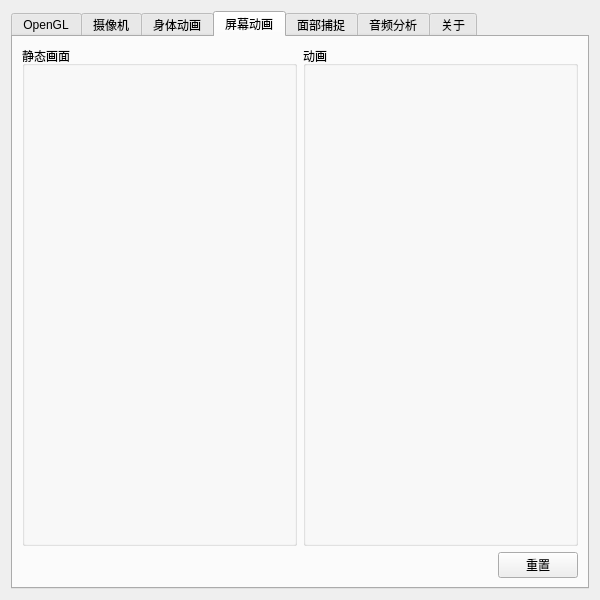
<?xml version="1.0" encoding="UTF-8"?>
<ui version="4.0">
 <class>ConfigWidget</class>
 <widget class="QWidget" name="ConfigWidget">
  <property name="geometry">
   <rect>
    <x>0</x>
    <y>0</y>
    <width>600</width>
    <height>600</height>
   </rect>
  </property>
  <property name="minimumSize">
   <size>
    <width>600</width>
    <height>600</height>
   </size>
  </property>
  <property name="baseSize">
   <size>
    <width>600</width>
    <height>600</height>
   </size>
  </property>
  <property name="windowTitle">
   <string>控制台</string>
  </property>
  <layout class="QGridLayout" name="gridLayout_3">
   <item row="0" column="0">
    <widget class="QTabWidget" name="configTab">
     <property name="currentIndex">
      <number>3</number>
     </property>
     <widget class="QWidget" name="openglTab">
      <attribute name="title">
       <string>OpenGL</string>
      </attribute>
      <layout class="QVBoxLayout" name="verticalLayout_2">
       <item>
        <widget class="QGroupBox" name="openglInfoBox">
         <property name="title">
          <string>OpenGL信息</string>
         </property>
         <layout class="QGridLayout" name="gridLayout">
          <item row="0" column="0">
           <widget class="QLabel" name="glVendorLabel">
            <property name="text">
             <string>GL_VENDOR</string>
            </property>
           </widget>
          </item>
          <item row="0" column="1">
           <widget class="QLineEdit" name="glVendorText">
            <property name="text">
             <string>GL_VENDOR_TEXT</string>
            </property>
            <property name="readOnly">
             <bool>true</bool>
            </property>
           </widget>
          </item>
          <item row="1" column="0">
           <widget class="QLabel" name="glVersionLabel">
            <property name="text">
             <string>GL_VERSION</string>
            </property>
           </widget>
          </item>
          <item row="1" column="1">
           <widget class="QLineEdit" name="glVersionText">
            <property name="text">
             <string>GL_VERSION_TEXT</string>
            </property>
            <property name="readOnly">
             <bool>true</bool>
            </property>
           </widget>
          </item>
          <item row="2" column="0">
           <widget class="QLabel" name="glRendererLabel">
            <property name="text">
             <string>GL_RENDERER</string>
            </property>
           </widget>
          </item>
          <item row="2" column="1">
           <widget class="QLineEdit" name="glRendererText">
            <property name="text">
             <string>GL_RENDERER_TEXT</string>
            </property>
            <property name="dragEnabled">
             <bool>false</bool>
            </property>
            <property name="readOnly">
             <bool>true</bool>
            </property>
           </widget>
          </item>
          <item row="3" column="0">
           <widget class="QLabel" name="glExtensionsLabel">
            <property name="text">
             <string>GL_EXTENSIONS</string>
            </property>
           </widget>
          </item>
          <item row="3" column="1">
           <widget class="QPlainTextEdit" name="glExtensionsText">
            <property name="documentTitle">
             <string notr="true"/>
            </property>
            <property name="readOnly">
             <bool>true</bool>
            </property>
            <property name="plainText">
             <string>GL_EXTENSIONS_TEXT GL_EXTENSIONS_TEXT GL_EXTENSIONS_TEXT GL_EXTENSIONS_TEXT GL_EXTENSIONS_TEXT GL_EXTENSIONS_TEXT GL_EXTENSIONS_TEXT GL_EXTENSIONS_TEXT GL_EXTENSIONS_TEXT
</string>
            </property>
            <property name="placeholderText">
             <string notr="true"/>
            </property>
           </widget>
          </item>
         </layout>
        </widget>
       </item>
       <item>
        <widget class="QGroupBox" name="renderSettingsBox">
         <property name="title">
          <string>渲染设置（重启程序生效）</string>
         </property>
         <layout class="QVBoxLayout" name="verticalLayout_10">
          <item>
           <layout class="QHBoxLayout" name="horizontalLayout_3">
            <item>
             <widget class="QLabel" name="labelImageTexFilt">
              <property name="text">
               <string>图片纹理过滤</string>
              </property>
             </widget>
            </item>
            <item>
             <widget class="QRadioButton" name="radioImgTexFiltNearest">
              <property name="text">
               <string>近似</string>
              </property>
              <attribute name="buttonGroup">
               <string notr="true">imgTexFiltButtonGroup</string>
              </attribute>
             </widget>
            </item>
            <item>
             <widget class="QRadioButton" name="radioImgTexFiltLinear">
              <property name="text">
               <string>线性</string>
              </property>
              <attribute name="buttonGroup">
               <string notr="true">imgTexFiltButtonGroup</string>
              </attribute>
             </widget>
            </item>
            <item>
             <widget class="QRadioButton" name="radioImgTexFiltMipmapNearest">
              <property name="text">
               <string>近似MipMap</string>
              </property>
              <attribute name="buttonGroup">
               <string notr="true">imgTexFiltButtonGroup</string>
              </attribute>
             </widget>
            </item>
            <item>
             <widget class="QRadioButton" name="radioImgTexFiltMipmapLinear">
              <property name="text">
               <string>线性MipMap</string>
              </property>
              <property name="checked">
               <bool>true</bool>
              </property>
              <attribute name="buttonGroup">
               <string notr="true">imgTexFiltButtonGroup</string>
              </attribute>
             </widget>
            </item>
            <item>
             <spacer name="horizontalSpacer_2">
              <property name="orientation">
               <enum>Qt::Horizontal</enum>
              </property>
              <property name="sizeHint" stdset="0">
               <size>
                <width>40</width>
                <height>20</height>
               </size>
              </property>
             </spacer>
            </item>
           </layout>
          </item>
          <item>
           <layout class="QHBoxLayout" name="horizontalLayout_4">
            <item>
             <widget class="QLabel" name="labelScreenTexFilt">
              <property name="text">
               <string>屏幕纹理过滤</string>
              </property>
             </widget>
            </item>
            <item>
             <widget class="QRadioButton" name="radioScrTexFiltNearest">
              <property name="text">
               <string>近似</string>
              </property>
              <attribute name="buttonGroup">
               <string notr="true">scrTexFiltButtonGroup</string>
              </attribute>
             </widget>
            </item>
            <item>
             <widget class="QRadioButton" name="radioScrTexFiltLinear">
              <property name="text">
               <string>线性</string>
              </property>
              <property name="checked">
               <bool>true</bool>
              </property>
              <attribute name="buttonGroup">
               <string notr="true">scrTexFiltButtonGroup</string>
              </attribute>
             </widget>
            </item>
            <item>
             <spacer name="horizontalSpacer_3">
              <property name="orientation">
               <enum>Qt::Horizontal</enum>
              </property>
              <property name="sizeHint" stdset="0">
               <size>
                <width>40</width>
                <height>20</height>
               </size>
              </property>
             </spacer>
            </item>
           </layout>
          </item>
          <item>
           <layout class="QHBoxLayout" name="horizontalLayout_5">
            <item>
             <widget class="QLabel" name="screenRenderMode">
              <property name="text">
               <string>屏幕渲染模式</string>
              </property>
             </widget>
            </item>
            <item>
             <widget class="QRadioButton" name="radioRenderPreGaussian">
              <property name="text">
               <string>预渲染纹理</string>
              </property>
              <property name="checked">
               <bool>true</bool>
              </property>
              <attribute name="buttonGroup">
               <string notr="true">scrRenderModeButtonGroup</string>
              </attribute>
             </widget>
            </item>
            <item>
             <widget class="QRadioButton" name="radioRenderRealtime">
              <property name="enabled">
               <bool>false</bool>
              </property>
              <property name="text">
               <string>实时RTT</string>
              </property>
              <property name="checkable">
               <bool>true</bool>
              </property>
              <property name="autoExclusive">
               <bool>true</bool>
              </property>
              <attribute name="buttonGroup">
               <string notr="true">scrRenderModeButtonGroup</string>
              </attribute>
             </widget>
            </item>
            <item>
             <spacer name="horizontalSpacer_4">
              <property name="orientation">
               <enum>Qt::Horizontal</enum>
              </property>
              <property name="sizeHint" stdset="0">
               <size>
                <width>40</width>
                <height>20</height>
               </size>
              </property>
             </spacer>
            </item>
           </layout>
          </item>
         </layout>
        </widget>
       </item>
       <item>
        <widget class="QGroupBox" name="groupBox">
         <property name="title">
          <string>渲染设置（即刻生效）</string>
         </property>
         <layout class="QVBoxLayout" name="verticalLayout">
          <item>
           <layout class="QHBoxLayout" name="horizontalLayout_23">
            <item>
             <widget class="QLabel" name="labelTargetFPS">
              <property name="text">
               <string>目标帧率</string>
              </property>
             </widget>
            </item>
            <item>
             <widget class="QSpinBox" name="targetFPS">
              <property name="maximum">
               <number>120</number>
              </property>
              <property name="value">
               <number>90</number>
              </property>
             </widget>
            </item>
            <item>
             <spacer name="horizontalSpacer_5">
              <property name="orientation">
               <enum>Qt::Horizontal</enum>
              </property>
              <property name="sizeHint" stdset="0">
               <size>
                <width>40</width>
                <height>20</height>
               </size>
              </property>
             </spacer>
            </item>
           </layout>
          </item>
          <item>
           <layout class="QHBoxLayout" name="horizontalLayout_2">
            <item>
             <widget class="QLabel" name="labelCullFace">
              <property name="text">
               <string>表面剔除</string>
              </property>
             </widget>
            </item>
            <item>
             <widget class="QRadioButton" name="radioCullCCW">
              <property name="toolTip">
               <string>设定逆时针绘制方向（GL_CCW）为正面</string>
              </property>
              <property name="text">
               <string>逆时针</string>
              </property>
              <property name="checked">
               <bool>true</bool>
              </property>
              <attribute name="buttonGroup">
               <string notr="true">culLFaceButtonGroup</string>
              </attribute>
             </widget>
            </item>
            <item>
             <widget class="QRadioButton" name="radioCullCW">
              <property name="toolTip">
               <string>设定顺时针绘制方向（GL_CW）为正面</string>
              </property>
              <property name="text">
               <string>顺时针</string>
              </property>
              <property name="checked">
               <bool>false</bool>
              </property>
              <attribute name="buttonGroup">
               <string notr="true">culLFaceButtonGroup</string>
              </attribute>
             </widget>
            </item>
            <item>
             <widget class="QRadioButton" name="radioNoCull">
              <property name="toolTip">
               <string>不使用表面剔除</string>
              </property>
              <property name="text">
               <string>无</string>
              </property>
              <attribute name="buttonGroup">
               <string notr="true">culLFaceButtonGroup</string>
              </attribute>
             </widget>
            </item>
            <item>
             <spacer name="horizontalSpacer">
              <property name="orientation">
               <enum>Qt::Horizontal</enum>
              </property>
              <property name="sizeHint" stdset="0">
               <size>
                <width>40</width>
                <height>20</height>
               </size>
              </property>
             </spacer>
            </item>
           </layout>
          </item>
          <item>
           <layout class="QHBoxLayout" name="horizontalLayout_24">
            <item>
             <spacer name="horizontalSpacer_9">
              <property name="orientation">
               <enum>Qt::Horizontal</enum>
              </property>
              <property name="sizeHint" stdset="0">
               <size>
                <width>40</width>
                <height>20</height>
               </size>
              </property>
             </spacer>
            </item>
            <item>
             <widget class="QPushButton" name="resetRenderSettingsButton">
              <property name="text">
               <string>重置</string>
              </property>
             </widget>
            </item>
            <item>
             <widget class="QPushButton" name="confirmRenderSettingsButton">
              <property name="text">
               <string>确认</string>
              </property>
             </widget>
            </item>
           </layout>
          </item>
         </layout>
        </widget>
       </item>
      </layout>
     </widget>
     <widget class="QWidget" name="cameraTab">
      <attribute name="title">
       <string>摄像机</string>
      </attribute>
      <layout class="QGridLayout" name="gridLayout_2">
       <item row="0" column="0">
        <widget class="QGroupBox" name="cameraMoveBox">
         <property name="title">
          <string>平移相机</string>
         </property>
         <layout class="QVBoxLayout" name="verticalLayout_4">
          <item>
           <layout class="QHBoxLayout" name="horizontalLayout_6">
            <item>
             <widget class="QLabel" name="labelX1">
              <property name="text">
               <string>X</string>
              </property>
             </widget>
            </item>
            <item>
             <widget class="QSlider" name="cameraXSlider">
              <property name="minimum">
               <number>-20</number>
              </property>
              <property name="maximum">
               <number>20</number>
              </property>
              <property name="orientation">
               <enum>Qt::Horizontal</enum>
              </property>
             </widget>
            </item>
           </layout>
          </item>
          <item>
           <layout class="QHBoxLayout" name="horizontalLayout_7">
            <item>
             <widget class="QLabel" name="labelY1">
              <property name="text">
               <string>Y</string>
              </property>
             </widget>
            </item>
            <item>
             <widget class="QSlider" name="cameraYSlider">
              <property name="minimum">
               <number>-20</number>
              </property>
              <property name="maximum">
               <number>20</number>
              </property>
              <property name="orientation">
               <enum>Qt::Horizontal</enum>
              </property>
             </widget>
            </item>
           </layout>
          </item>
          <item>
           <layout class="QHBoxLayout" name="horizontalLayout_8">
            <item>
             <widget class="QLabel" name="labelZ1">
              <property name="text">
               <string>Z</string>
              </property>
             </widget>
            </item>
            <item>
             <widget class="QSlider" name="cameraZSlider">
              <property name="minimum">
               <number>-20</number>
              </property>
              <property name="maximum">
               <number>20</number>
              </property>
              <property name="orientation">
               <enum>Qt::Horizontal</enum>
              </property>
             </widget>
            </item>
           </layout>
          </item>
         </layout>
        </widget>
       </item>
       <item row="0" column="1">
        <widget class="QGroupBox" name="entityMoveBox">
         <property name="title">
          <string>平移物体</string>
         </property>
         <layout class="QVBoxLayout" name="verticalLayout_3">
          <item>
           <layout class="QHBoxLayout" name="horizontalLayout_9">
            <item>
             <widget class="QLabel" name="labelX2">
              <property name="text">
               <string>X</string>
              </property>
             </widget>
            </item>
            <item>
             <widget class="QSlider" name="entityXSlider">
              <property name="minimum">
               <number>-20</number>
              </property>
              <property name="maximum">
               <number>20</number>
              </property>
              <property name="orientation">
               <enum>Qt::Horizontal</enum>
              </property>
             </widget>
            </item>
           </layout>
          </item>
          <item>
           <layout class="QHBoxLayout" name="horizontalLayout_10">
            <item>
             <widget class="QLabel" name="labelY2">
              <property name="text">
               <string>Y</string>
              </property>
             </widget>
            </item>
            <item>
             <widget class="QSlider" name="entityYSlider">
              <property name="minimum">
               <number>-20</number>
              </property>
              <property name="maximum">
               <number>20</number>
              </property>
              <property name="orientation">
               <enum>Qt::Horizontal</enum>
              </property>
             </widget>
            </item>
           </layout>
          </item>
          <item>
           <layout class="QHBoxLayout" name="horizontalLayout_11">
            <item>
             <widget class="QLabel" name="labelZ2">
              <property name="text">
               <string>Z</string>
              </property>
             </widget>
            </item>
            <item>
             <widget class="QSlider" name="entityZSlider">
              <property name="minimum">
               <number>-20</number>
              </property>
              <property name="maximum">
               <number>20</number>
              </property>
              <property name="orientation">
               <enum>Qt::Horizontal</enum>
              </property>
             </widget>
            </item>
           </layout>
          </item>
         </layout>
        </widget>
       </item>
       <item row="1" column="0">
        <widget class="QGroupBox" name="cameraRotateBox">
         <property name="title">
          <string>旋转相机</string>
         </property>
         <layout class="QVBoxLayout" name="verticalLayout_5">
          <item>
           <layout class="QHBoxLayout" name="horizontalLayout_12">
            <item>
             <widget class="QLabel" name="labelX1_2">
              <property name="text">
               <string>X</string>
              </property>
             </widget>
            </item>
            <item>
             <widget class="QSlider" name="cameraXAngleSlider">
              <property name="minimum">
               <number>-36</number>
              </property>
              <property name="maximum">
               <number>36</number>
              </property>
              <property name="orientation">
               <enum>Qt::Horizontal</enum>
              </property>
             </widget>
            </item>
           </layout>
          </item>
          <item>
           <layout class="QHBoxLayout" name="horizontalLayout_13">
            <item>
             <widget class="QLabel" name="labelY1_2">
              <property name="text">
               <string>Y</string>
              </property>
             </widget>
            </item>
            <item>
             <widget class="QSlider" name="cameraYAngleSlider">
              <property name="minimum">
               <number>-36</number>
              </property>
              <property name="maximum">
               <number>36</number>
              </property>
              <property name="orientation">
               <enum>Qt::Horizontal</enum>
              </property>
             </widget>
            </item>
           </layout>
          </item>
          <item>
           <layout class="QHBoxLayout" name="horizontalLayout_14">
            <item>
             <widget class="QLabel" name="labelZ1_2">
              <property name="text">
               <string>Z</string>
              </property>
             </widget>
            </item>
            <item>
             <widget class="QSlider" name="cameraZAngleSlider">
              <property name="minimum">
               <number>-36</number>
              </property>
              <property name="maximum">
               <number>36</number>
              </property>
              <property name="orientation">
               <enum>Qt::Horizontal</enum>
              </property>
             </widget>
            </item>
           </layout>
          </item>
         </layout>
        </widget>
       </item>
       <item row="1" column="1">
        <widget class="QGroupBox" name="entityRotateBox">
         <property name="title">
          <string>旋转物体</string>
         </property>
         <layout class="QVBoxLayout" name="verticalLayout_6">
          <item>
           <layout class="QHBoxLayout" name="horizontalLayout_15">
            <item>
             <widget class="QLabel" name="labelX2_2">
              <property name="text">
               <string>X</string>
              </property>
             </widget>
            </item>
            <item>
             <widget class="QSlider" name="entityXAngleSlider">
              <property name="minimum">
               <number>-36</number>
              </property>
              <property name="maximum">
               <number>36</number>
              </property>
              <property name="orientation">
               <enum>Qt::Horizontal</enum>
              </property>
             </widget>
            </item>
           </layout>
          </item>
          <item>
           <layout class="QHBoxLayout" name="horizontalLayout_16">
            <item>
             <widget class="QLabel" name="labelY2_2">
              <property name="text">
               <string>Y</string>
              </property>
             </widget>
            </item>
            <item>
             <widget class="QSlider" name="entityYAngleSlider">
              <property name="minimum">
               <number>-36</number>
              </property>
              <property name="maximum">
               <number>36</number>
              </property>
              <property name="orientation">
               <enum>Qt::Horizontal</enum>
              </property>
             </widget>
            </item>
           </layout>
          </item>
          <item>
           <layout class="QHBoxLayout" name="horizontalLayout_17">
            <item>
             <widget class="QLabel" name="labelZ2_2">
              <property name="text">
               <string>Z</string>
              </property>
             </widget>
            </item>
            <item>
             <widget class="QSlider" name="entityZAngleSlider">
              <property name="minimum">
               <number>-36</number>
              </property>
              <property name="maximum">
               <number>36</number>
              </property>
              <property name="orientation">
               <enum>Qt::Horizontal</enum>
              </property>
             </widget>
            </item>
           </layout>
          </item>
         </layout>
        </widget>
       </item>
       <item row="2" column="0">
        <spacer name="verticalSpacer_2">
         <property name="orientation">
          <enum>Qt::Vertical</enum>
         </property>
         <property name="sizeHint" stdset="0">
          <size>
           <width>20</width>
           <height>40</height>
          </size>
         </property>
        </spacer>
       </item>
       <item row="2" column="1">
        <spacer name="verticalSpacer">
         <property name="orientation">
          <enum>Qt::Vertical</enum>
         </property>
         <property name="sizeHint" stdset="0">
          <size>
           <width>20</width>
           <height>40</height>
          </size>
         </property>
        </spacer>
       </item>
       <item row="3" column="1">
        <layout class="QHBoxLayout" name="horizontalLayout_19">
         <item>
          <spacer name="horizontalSpacer_6">
           <property name="orientation">
            <enum>Qt::Horizontal</enum>
           </property>
           <property name="sizeHint" stdset="0">
            <size>
             <width>40</width>
             <height>20</height>
            </size>
           </property>
          </spacer>
         </item>
         <item>
          <widget class="QPushButton" name="resetTransButton">
           <property name="text">
            <string>重置为默认状态</string>
           </property>
          </widget>
         </item>
        </layout>
       </item>
      </layout>
     </widget>
     <widget class="QWidget" name="robotBoneTab">
      <attribute name="title">
       <string>身体动画</string>
      </attribute>
      <layout class="QVBoxLayout" name="verticalLayout_14">
       <item>
        <widget class="QGroupBox" name="groupBox_2">
         <property name="title">
          <string>彩色计时器</string>
         </property>
         <layout class="QVBoxLayout" name="verticalLayout_11">
          <item>
           <layout class="QHBoxLayout" name="horizontalLayout_26">
            <item>
             <widget class="QRadioButton" name="radioBlue">
              <property name="text">
               <string>常亮</string>
              </property>
              <property name="checked">
               <bool>true</bool>
              </property>
             </widget>
            </item>
            <item>
             <widget class="QRadioButton" name="radioBlink">
              <property name="text">
               <string>闪烁</string>
              </property>
             </widget>
            </item>
            <item>
             <widget class="QRadioButton" name="radioGray">
              <property name="text">
               <string>熄灭</string>
              </property>
             </widget>
            </item>
           </layout>
          </item>
          <item>
           <layout class="QHBoxLayout" name="horizontalLayout_27">
            <item>
             <widget class="QLabel" name="labelBlinkTime">
              <property name="text">
               <string>闪烁时长</string>
              </property>
             </widget>
            </item>
            <item>
             <widget class="QSlider" name="blinkTimeSlider">
              <property name="enabled">
               <bool>false</bool>
              </property>
              <property name="minimum">
               <number>15</number>
              </property>
              <property name="maximum">
               <number>40</number>
              </property>
              <property name="value">
               <number>30</number>
              </property>
              <property name="orientation">
               <enum>Qt::Horizontal</enum>
              </property>
             </widget>
            </item>
           </layout>
          </item>
         </layout>
        </widget>
       </item>
       <item>
        <layout class="QHBoxLayout" name="horizontalLayout_25">
         <item>
          <widget class="QGroupBox" name="leftArmGroupBox">
           <property name="title">
            <string>左臂</string>
           </property>
           <layout class="QVBoxLayout" name="leftArmLayout"/>
          </widget>
         </item>
         <item>
          <widget class="QGroupBox" name="rightArmGroupBox">
           <property name="title">
            <string>右臂</string>
           </property>
           <layout class="QVBoxLayout" name="rightArmLayout"/>
          </widget>
         </item>
        </layout>
       </item>
       <item>
        <widget class="QGroupBox" name="presetBodyAnimGroupBox">
         <property name="title">
          <string>预设动画</string>
         </property>
        </widget>
       </item>
       <item>
        <layout class="QHBoxLayout" name="horizontalLayout_28">
         <item>
          <spacer name="horizontalSpacer_10">
           <property name="orientation">
            <enum>Qt::Horizontal</enum>
           </property>
           <property name="sizeHint" stdset="0">
            <size>
             <width>40</width>
             <height>20</height>
            </size>
           </property>
          </spacer>
         </item>
         <item>
          <widget class="QPushButton" name="resetBoneButton">
           <property name="text">
            <string>重置</string>
           </property>
          </widget>
         </item>
        </layout>
       </item>
      </layout>
     </widget>
     <widget class="QWidget" name="faceAnimationTab">
      <attribute name="title">
       <string>屏幕动画</string>
      </attribute>
      <layout class="QVBoxLayout" name="verticalLayout_7">
       <item>
        <layout class="QHBoxLayout" name="horizontalLayout">
         <item>
          <widget class="QGroupBox" name="staticGraphBox">
           <property name="title">
            <string>静态画面</string>
           </property>
          </widget>
         </item>
         <item>
          <widget class="QGroupBox" name="dynamicAnimationBox">
           <property name="sizePolicy">
            <sizepolicy hsizetype="Preferred" vsizetype="Expanding">
             <horstretch>0</horstretch>
             <verstretch>0</verstretch>
            </sizepolicy>
           </property>
           <property name="title">
            <string>动画</string>
           </property>
          </widget>
         </item>
        </layout>
       </item>
       <item>
        <layout class="QHBoxLayout" name="horizontalLayout_20">
         <item>
          <spacer name="horizontalSpacer_7">
           <property name="orientation">
            <enum>Qt::Horizontal</enum>
           </property>
           <property name="sizeHint" stdset="0">
            <size>
             <width>40</width>
             <height>20</height>
            </size>
           </property>
          </spacer>
         </item>
         <item>
          <widget class="QPushButton" name="resetScrAnimButton">
           <property name="text">
            <string>重置</string>
           </property>
          </widget>
         </item>
        </layout>
       </item>
      </layout>
     </widget>
     <widget class="QWidget" name="faceCaptureTab">
      <attribute name="title">
       <string>面部捕捉</string>
      </attribute>
     </widget>
     <widget class="QWidget" name="soundAnalysisTab">
      <attribute name="title">
       <string>音频分析</string>
      </attribute>
     </widget>
     <widget class="QWidget" name="aboutTab">
      <attribute name="title">
       <string>关于</string>
      </attribute>
      <layout class="QVBoxLayout" name="verticalLayout_9">
       <item>
        <widget class="QLabel" name="labelPrwg">
         <property name="text">
          <string>&lt;html&gt;&lt;head/&gt;&lt;body&gt;&lt;p align=&quot;center&quot;&gt;&lt;span style=&quot; font-size:14pt; font-weight:700;&quot;&gt;Project-WG&lt;/span&gt;&lt;/p&gt;&lt;/body&gt;&lt;/html&gt;</string>
         </property>
        </widget>
       </item>
       <item>
        <widget class="QPlainTextEdit" name="aboutAndThanksText">
         <property name="readOnly">
          <bool>true</bool>
         </property>
         <property name="plainText">
          <string>使用 Qt + OpenGL 3.3 (Compatibility Profile) 编写的 “可爱” 的小机器人

程序使用 AGPLv3 授权
机器人形象以 CC-BY-NC-SA 4.0 授权

特别鸣谢:
	缪缪Mio (幼-菲尼克斯)
	阿正昂
	CrLF0710
	Seija
	小小小飞翔
	Schrodinger Zhu</string>
         </property>
        </widget>
       </item>
       <item>
        <layout class="QHBoxLayout" name="horizontalLayout_18">
         <item>
          <spacer name="horizontalSpacer_8">
           <property name="orientation">
            <enum>Qt::Horizontal</enum>
           </property>
           <property name="sizeHint" stdset="0">
            <size>
             <width>40</width>
             <height>20</height>
            </size>
           </property>
          </spacer>
         </item>
         <item>
          <layout class="QVBoxLayout" name="verticalLayout_8">
           <item>
            <widget class="QPushButton" name="thridPartiesButton">
             <property name="minimumSize">
              <size>
               <width>140</width>
               <height>0</height>
              </size>
             </property>
             <property name="text">
              <string>第三方许可</string>
             </property>
            </widget>
           </item>
           <item>
            <widget class="QPushButton" name="viewAGPLLicenseButton">
             <property name="minimumSize">
              <size>
               <width>140</width>
               <height>0</height>
              </size>
             </property>
             <property name="text">
              <string>AGPLv3</string>
             </property>
            </widget>
           </item>
           <item>
            <widget class="QPushButton" name="viewCCLicenseButton">
             <property name="minimumSize">
              <size>
               <width>140</width>
               <height>0</height>
              </size>
             </property>
             <property name="text">
              <string>CC-BY-NC-SA 4.0</string>
             </property>
            </widget>
           </item>
           <item>
            <widget class="QPushButton" name="aboutQtButton">
             <property name="minimumSize">
              <size>
               <width>140</width>
               <height>0</height>
              </size>
             </property>
             <property name="text">
              <string>关于 Qt</string>
             </property>
            </widget>
           </item>
          </layout>
         </item>
        </layout>
       </item>
      </layout>
     </widget>
    </widget>
   </item>
  </layout>
 </widget>
 <resources/>
 <connections/>
 <slots>
  <slot>setCameraMoveX(int)</slot>
  <slot>setCameraMoveY(int)</slot>
  <slot>setCameraMoveZ(int)</slot>
 </slots>
 <buttongroups>
  <buttongroup name="culLFaceButtonGroup"/>
  <buttongroup name="scrTexFiltButtonGroup"/>
  <buttongroup name="scrRenderModeButtonGroup"/>
  <buttongroup name="imgTexFiltButtonGroup"/>
 </buttongroups>
</ui>
